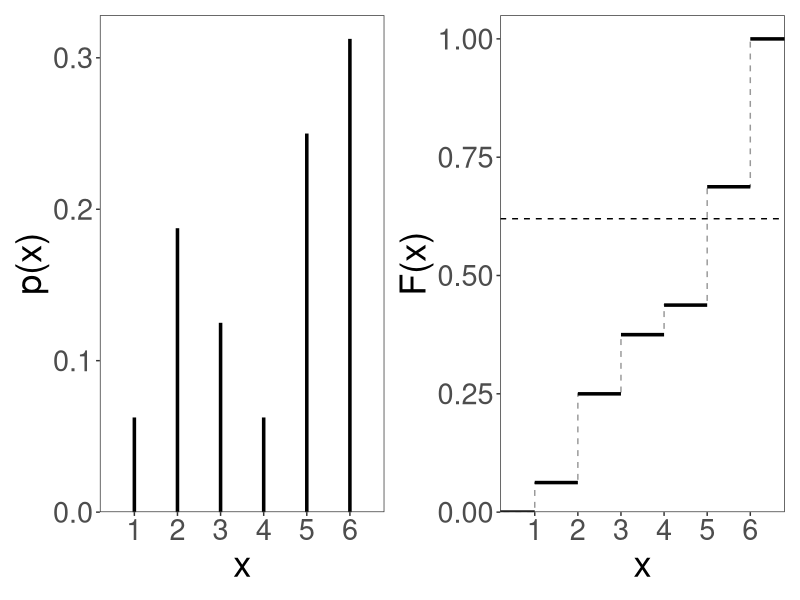
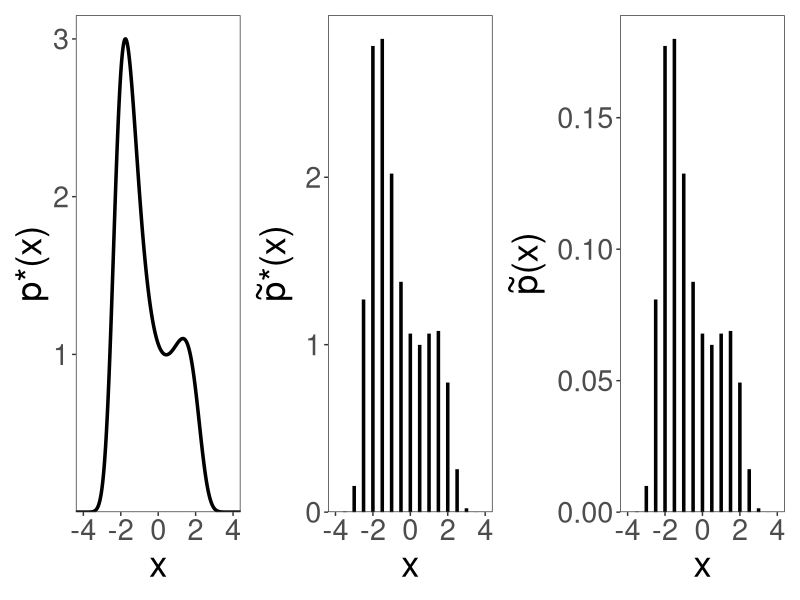
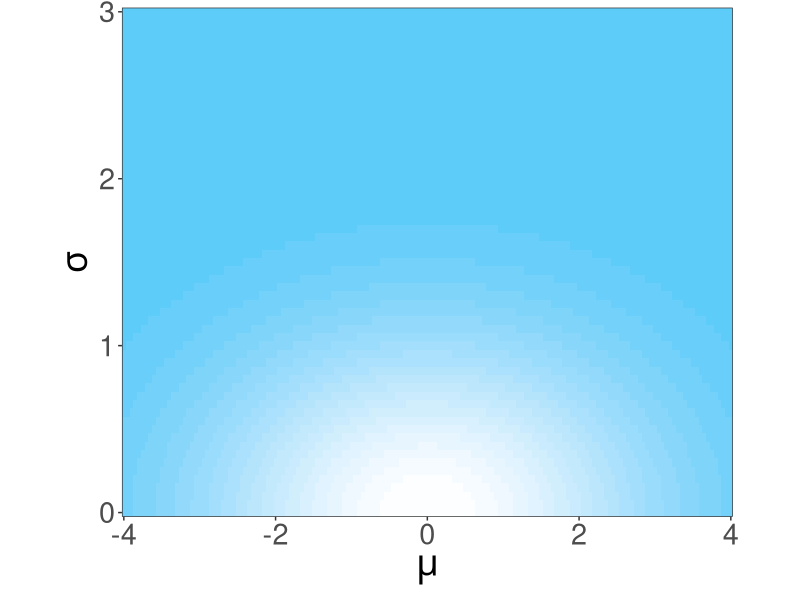
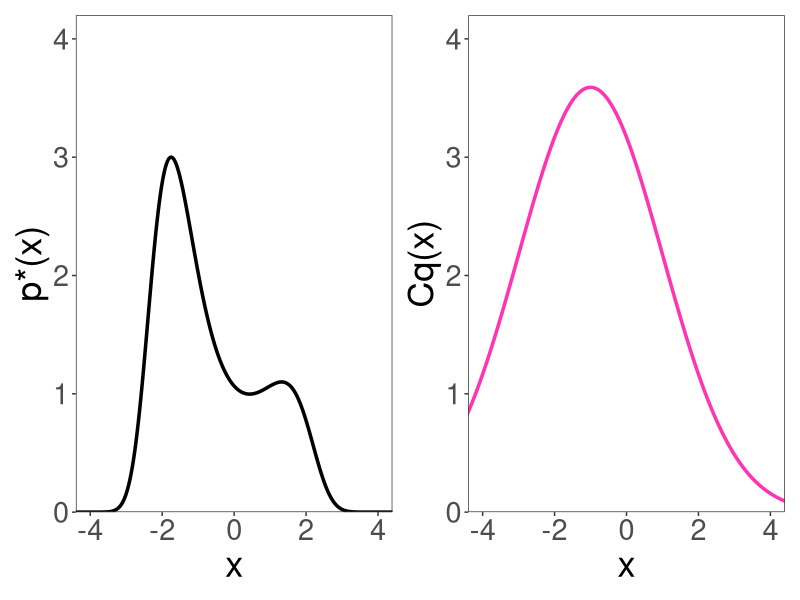
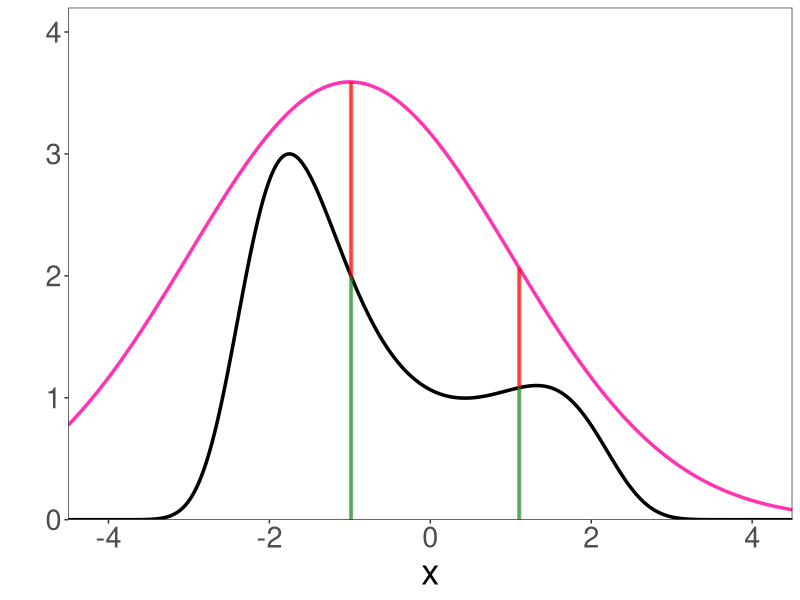
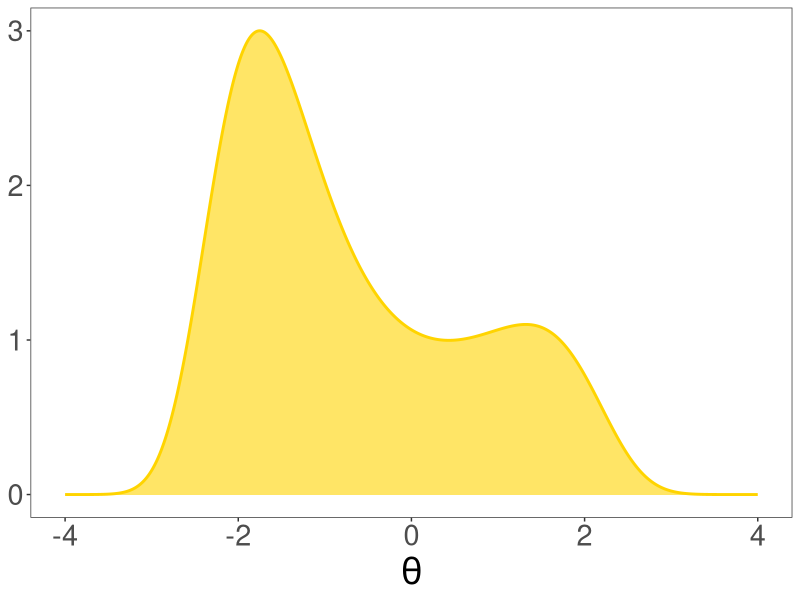
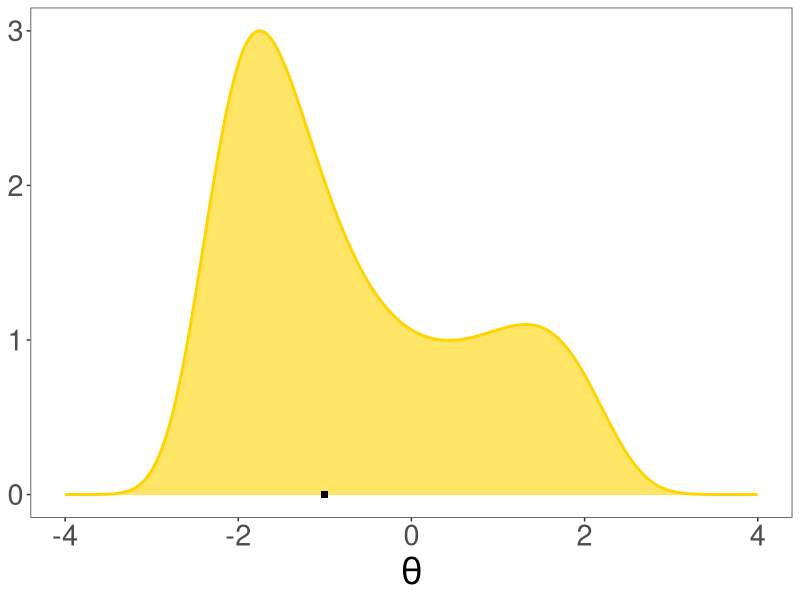
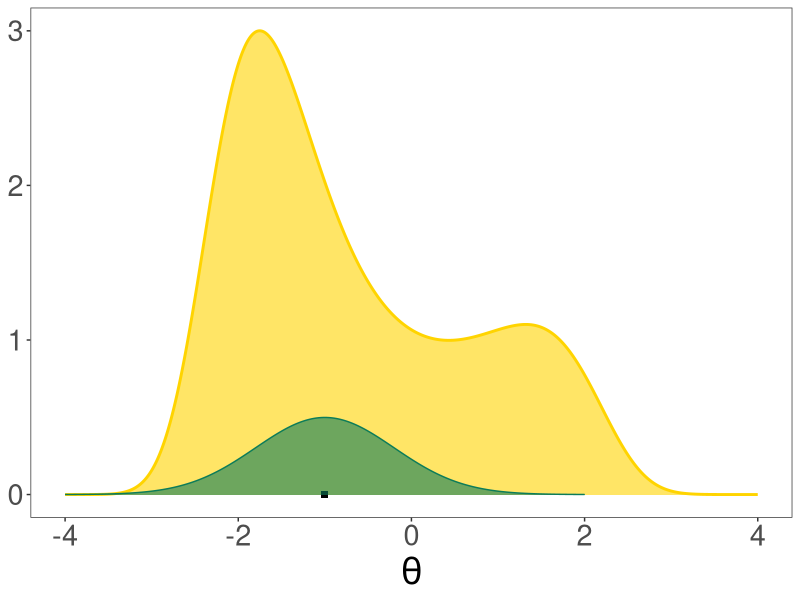

Generate these figures, in order, with R:
## ---- chunk 1
#| echo: false
#| include: false

library(dplyr)
library(tidyr)
library(ggplot2)
library(patchwork)

theme_set(theme_bw() +
          theme(legend.position = "none",
                panel.grid = element_blank(),
                #strip.background = element_rect(fill="#ade658"),
                text = element_text(size=26)))
## ---- chunk 2
#| warning: false
#| echo: false
#| fig-width: 18
#| fig-height: 9
#| fig-align: center

data <- tibble(x = c(0,1:6,10), p_ = c(0,1,3,2,1,4,5,0), p=p_/sum(p_), F = cumsum(p))

p1 <- ggplot(data) +
  geom_segment(aes(x=x,xend=x,y=0,yend=p),size=1.2) +
  scale_x_continuous("x", breaks=0:6) +
  scale_y_continuous("p(x)", expand=c(0,0,0.05,0)) +
  coord_cartesian(xlim=c(0.5,6.5))

p2 <- ggplot(data) +
  geom_step(aes(x=x, y=F), size=0.5, col="gray60", linetype="dashed") +
  geom_segment(aes(x=x,xend=lead(x),y=F,yend=F), size=1.2) +
  scale_x_continuous("x",breaks=0:6) +
  scale_y_continuous("F(x)", expand=c(0,0,0.05,0)) +
  coord_cartesian(xlim=c(0.5,6.5)) +
  geom_hline(yintercept=0.62,linetype="dashed")

p1+p2
## ---- chunk 3
#| warning: false
#| echo: false
#| fig-width: 22
#| fig-height: 9
#| fig-align: center

prob_bimod <- function(x) return(exp(0.4*(x-0.4)^2 - 0.08*x^4))

p1 <- tibble(x = seq(-4.5,4.5,0.01)) |>
  mutate(p = prob_bimod(x)) |>
  ggplot() +
  geom_line(aes(x=x,y=p), size=1.2) +
  scale_x_continuous("x") +
  scale_y_continuous("p*(x)", expand=c(0,0,0.05,0)) +
  coord_cartesian(xlim=c(-4,4))

p2 <- tibble(x = seq(-4.5,4.5,0.5)) |>
  mutate(p = prob_bimod(x)) |>
  ggplot() +
  geom_segment(aes(x=x,xend=x,y=0,yend=p), size=1.2) +
  scale_x_continuous("x") +
  scale_y_continuous(expression(tilde(p)*"*(x)"), expand=c(0,0,0.05,0)) +
  coord_cartesian(xlim=c(-4,4))

p3 <- tibble(x = seq(-4.5,4.5,0.5)) |>
  mutate(p_ = prob_bimod(x),
         p = p_/(sum(p_))) |>
  ggplot() +
  geom_segment(aes(x=x,xend=x,y=0,yend=p), size=1.2) +
  scale_x_continuous("x") +
  scale_y_continuous(expression(tilde(p)*"(x)"), expand=c(0,0,0.05,0)) +
  coord_cartesian(xlim=c(-4,4))


p1 + p2 + p3
## ---- chunk 4
#| warning: false
#| echo: false
#| fig-width: 9
#| fig-height: 9
#| fig-align: center

dv <- expand.grid(mu = seq(-4, 4, 0.05),
                  sigma = seq(0, 3, 0.05))

xi <- 0
psi <- 0.5
eta <- 0.1

dv$prior <- exp(-dv$sigma^2)/eta * exp(-(dv$mu-xi)^2/2*psi^2)

ggplot(dv) +
  geom_raster(aes(x=mu,y=sigma,fill=prior)) +
  scale_fill_steps(low = "#56CBF9", high = "white",n.breaks = 16) +
  scale_x_continuous(expression(mu),expand=c(0,0)) +
  scale_y_continuous(expression(sigma),expand=c(0,0)) +
  coord_fixed(2.2)
## ---- chunk 5
#| warning: false
#| echo: false
#| fig-width: 22
#| fig-height: 9
#| fig-align: center

prob_bimod <- function(x) return(exp(0.4*(x-0.4)^2 - 0.08*x^4))

data <- tibble(x = seq(-4.5,4.5,0.01)) |>
  mutate(p = prob_bimod(x),
         Cq = dnorm(x,-1,2)*18)

p1 <- data |>
  ggplot() +
  geom_line(aes(x=x,y=p), size=1.2) +
  scale_x_continuous("x") +
  scale_y_continuous("p*(x)", limits = c(0,4), expand=c(0,0,0.05,0)) +
  coord_cartesian(xlim=c(-4,4))

p2 <- data |>
  ggplot() +
  geom_line(aes(x=x,y=Cq), size=1.2, col="maroon1") +
  scale_x_continuous("x") +
  scale_y_continuous("Cq(x)", limits = c(0,4), expand=c(0,0,0.05,0)) +
  coord_cartesian(xlim=c(-4,4))

p1+p2
## ---- chunk 6
#| warning: false
#| echo: false
#| fig-width: 16
#| fig-height: 12
#| fig-align: center

data |>
  ggplot() +
  geom_line(aes(x=x,y=p), size=1.2) +
  geom_line(aes(x=x,y=Cq), size=1.2, col = "maroon1") +
  geom_segment(data = data |> filter(abs(x-1.11)<0.01 | abs(x+0.98)<0.01), aes(x=x,xend=x,y=0,yend=p), col = "forestgreen", size=1.2, alpha=0.5) +
  geom_segment(data = data |> filter(abs(x-1.11)<0.01 | abs(x+0.98)<0.01), aes(x=x,xend=x,y=p,yend=Cq), col = "red", size=1.2, alpha=0.5) +
  scale_x_continuous("x",breaks = seq(-4,4,2), expand = c(0,0)) +
  scale_y_continuous("", limits = c(0,4), expand = c(0,0,0.05,0))
## ---- chunk 7
x <- seq(-4,4,0.01)
f <- exp(0.4*(x-0.4)^2-0.08*x^4)

p1 <- ggplot(tibble(x,f)) +
  geom_line(aes(x=x,y=f),size=1,col="#FFD400") +
  geom_ribbon(aes(x=x,ymin=0,ymax=f),alpha=0.6,fill="#FFD400") +
  xlab(expression(theta)) +
  theme(axis.title.y = element_blank())

p2 <- p1 +
  geom_point(aes(x=-1,y=0),shape="square",size=2) 

p3 <- p2 +
  geom_line(data=tibble(x=seq(-4,2,0.01),y=dnorm(x,-1,0.8)),
            aes(x=x,y=y), col="#0C7C59") +
  geom_ribbon(data=tibble(x=seq(-4,2,0.01),y=dnorm(x,-1,0.8)),
              aes(x=x,ymin=0,ymax=y), fill="#0C7C59",alpha=0.6)

p4 <- p3 +
  geom_curve(aes(x=-1,xend=0.4,y=0,yend=0),
             curvature = -0.5,
             arrow = arrow(length = unit(0.02, "npc"),type="closed"),
             col="#215097")

p5 <- p4 +
  geom_segment(aes(x=0.4,xend=0.4,y=0,yend=exp(0.4*(0.4-0.4)^2-0.08*(0.4)^4)),linetype="dashed") +
  geom_segment(aes(x=-1,xend=-1,y=0,yend=exp(0.4*(-1-0.4)^2-0.08*(-1)^4)),linetype="dashed") +
  geom_segment(aes(x=-1,xend=-4,y=exp(0.4*(-1-0.4)^2-0.08*(-1)^4),yend=exp(0.4*(-1-0.4)^2-0.08*(-1)^4)),linetype="dotted") +
  geom_segment(aes(x=0.4,xend=-4,y=exp(0.4*(0.4-0.4)^2-0.08*(0.4)^4),yend=exp(0.4*(0.4-0.4)^2-0.08*(0.4)^4)),linetype="dotted")
## ---- chunk 8
p1
## ---- chunk 9
p2
## ---- chunk 10
p3
## ---- chunk 11
p4
## ---- chunk 12
p5
